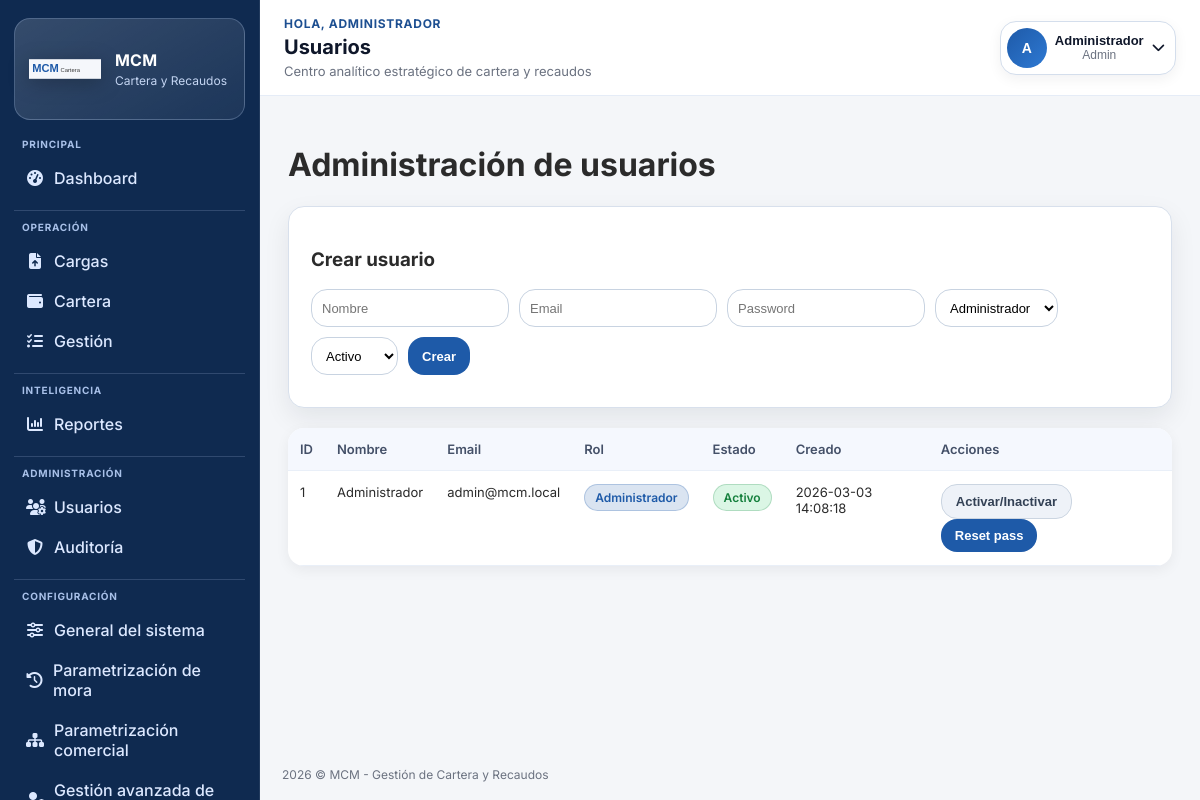
The app's page /admin/usuarios.php (signed in) with its own data.
### tables this page shows
CREATE TABLE IF NOT EXISTS usuarios (
    id INT AUTO_INCREMENT PRIMARY KEY,
    nombre VARCHAR(120) NOT NULL,
    email VARCHAR(120) NOT NULL UNIQUE,
    password_hash VARCHAR(255) NOT NULL,
    rol ENUM('admin', 'analista', 'visualizador') NOT NULL DEFAULT 'visualizador',
    estado ENUM('activo', 'inactivo') NOT NULL DEFAULT 'activo',
    created_at DATETIME NOT NULL DEFAULT CURRENT_TIMESTAMP,
    updated_at DATETIME NOT NULL DEFAULT CURRENT_TIMESTAMP ON UPDATE CURRENT_TIMESTAMP
);

### public/admin/usuarios.php (called while the page is built)
<?php
require_once __DIR__ . '/../modules/admin/usuarios.php';

### app/config/app.php (called while the page is built, shortened)
<?php
if (!function_exists('app_base_url')) {
    function app_base_url(): string
    {
        return APP_BASE_URL;
    }
}
if (!function_exists('app_url')) {
    function app_url(string $path = ''): string
    {
        $base = app_base_url();
        $cleanPath = ltrim($path, '/');
        return $base === '' ? '/' . $cleanPath : $base . '/' . $cleanPath;
    }
}
if (!function_exists('app_request_path')) {
    function app_request_path(): string
    {
        $uriPath = (string)(parse_url($_SERVER['REQUEST_URI'] ?? '', PHP_URL_PATH) ?? '/');
        $base = app_base_url();
        if ($base !== '' && str_starts_with($uriPath, $base)) {
            $uriPath = substr($uriPath, strlen($base));
        }
        $uriPath = '/' . ltrim($uriPath, '/');
        return $uriPath;
    }
}
if (!function_exists('app_route_is')) {
    function app_route_is(array $paths): bool
    {
        $current = app_request_path();
        foreach ($paths as $path) {
            $normalized = '/' . ltrim($path, '/');
            $prefix = rtrim($normalized, '/') . '/';
        }
        return false;
    }
}

### app/config/auth.php (called while the page is built, shortened)
<?php
function current_user(): ?array
{
    return $_SESSION['user'] ?? null;
}

### public/modules/admin/usuarios.php (the view, shortened to what this page needs)
<?php
require_once __DIR__ . '/../../../app/config/db.php';
require_once __DIR__ . '/../../../app/views/layout.php';
$users = $pdo->query('SELECT id, nombre, email, rol, estado, created_at FROM usuarios ORDER BY id DESC')->fetchAll();
ob_start(); ?>
<h1>Administración de usuarios</h1>
<div class="card"><h3>Crear usuario</h3>
<form method="post"><div class="row"><input name="nombre" placeholder="Nombre" required><input type="email" name="email" placeholder="Email" required><input name="password" type="password" placeholder="Password" required><select name="rol"><option value="admin">Administrador</option></select><select name="estado"><option value="activo">Activo</option></select><button class="btn">Crear</button></div></form>
</div>
<table class="table"><tr><th>ID</th><th>Nombre</th><th>Email</th><th>Rol</th><th>Estado</th><th>Creado</th><th>Acciones</th></tr><?php foreach($users as $u): ?><tr><td><?= (int)$u['id'] ?></td><td><?= htmlspecialchars($u['nombre']) ?></td><td><?= htmlspecialchars($u['email']) ?></td><td><?php if ($u['rol']==='admin') { echo ui_badge('Administrador', 'info'); } elseif ($u['rol']==='analista') { echo ui_badge('Analista', 'default'); } else { echo ui_badge('Visualizador', 'warning'); } ?></td><td><?= $u['estado']==='activo' ? ui_badge('Activo', 'success') : ui_badge('Inactivo', 'danger') ?></td><td><?= htmlspecialchars($u['created_at']) ?></td><td><form style="display:inline" method="post"><input type="hidden" name="action" value="toggle"><input type="hidden" name="id" value="<?= (int)$u['id'] ?>"><input type="hidden" name="estado" value="<?= $u['estado']==='activo'?'inactivo':'activo' ?>"><button class="btn btn-muted">Activar/Inactivar</button></form> <form style="display:inline" method="post"><input type="hidden" name="action" value="reset"><input type="hidden" name="id" value="<?= (int)$u['id'] ?>"><button class="btn">Reset pass</button></form></td></tr><?php endforeach; ?></table>
<?php
$content = ob_get_clean();
render_layout('Usuarios', $content);

### app/views/layout.php (shortened to what this page needs)
<?php
require_once __DIR__ . '/../config/auth.php';
require_once __DIR__ . '/../config/app.php';
function ui_badge(string $text, string $variant = 'default'): string
{
    $allowed = ['default', 'success', 'warning', 'danger', 'info'];
    return '<span class="badge badge-' . $variant . '">' . htmlspecialchars($text) . '</span>';
}
function render_layout(string $title, string $content): void
{
    $user = current_user();
    $role = $user['rol'] ?? 'visualizador';
    $menuBySection = [];
    foreach ($menu as $item) {
        $section = $item['section'] ?? 'General';
        $menuBySection[$section][] = $item;
    }
    ?>
    <!doctype html>
    <html lang="es">
    <head>
      <link rel="stylesheet" href="https://cdnjs.cloudflare.com/ajax/libs/font-awesome/6.5.2/css/all.min.css">
      <link rel="stylesheet" href="<?= htmlspecialchars(app_url('assets/css/app.css')) ?>">
    </head>
    <body>
      <aside class="app-sidebar" id="appSidebar">
        <div class="sidebar-brand">
          <img src="<?= htmlspecialchars(app_url('assets/img/logo-mcm.svg')) ?>" alt="MCM" class="sidebar-logo">
          <div>
            <div class="sidebar-brand-title">MCM</div>
            <div class="sidebar-brand-subtitle">Cartera y Recaudos</div>
          </div>
        </div>
        <nav class="sidebar-nav">
          <?php foreach ($menuBySection as $sectionName => $items): ?>
            <div class="sidebar-section">
              <p class="sidebar-section-label"><?= htmlspecialchars($sectionName) ?></p>
              <?php foreach ($items as $item): ?>
                <?php $active = app_route_is($item['match']); ?>
                <a class="sidebar-link <?= $active ? 'active' : '' ?>" href="<?= htmlspecialchars(app_url($item['url'])) ?>">
                  <i class="<?= htmlspecialchars($item['icon']) ?>"></i>
                  <span><?= htmlspecialchars($item['label']) ?></span>
                </a>
              <?php endforeach; ?>
            </div>
          <?php endforeach; ?>
        </nav>
      </aside>
      <div class="app-main">
        <header class="app-topbar">
          <div class="topbar-title-wrap">
            <p class="topbar-greeting">Hola, <?= htmlspecialchars((string)($user['nombre'] ?? 'equipo')) ?></p>
            <h1 class="topbar-title"><?= htmlspecialchars($title) ?></h1>
            <p class="topbar-subtitle">Centro analítico estratégico de cartera y recaudos</p>
          </div>
          <div class="topbar-user" id="topbarUserMenu">
            <button class="user-menu-trigger" id="userMenuToggle" type="button" aria-label="Abrir menú de usuario" aria-expanded="false">
              <div class="avatar">
                <?= strtoupper(substr((string)($user['nombre'] ?? 'U'), 0, 1)) ?>
              </div>
              <div class="user-meta">
                <strong><?= htmlspecialchars((string)($user['nombre'] ?? 'Usuario')) ?></strong>
                <span><?= htmlspecialchars(ucfirst((string)$role)) ?></span>
              </div>
              <i class="fa-solid fa-chevron-down"></i>
            </button>
          </div>
        </header>
        <main class="app-content">
          <?= $content ?>
        </main>
        <footer class="app-footer">
          <span><?= date('Y') ?> &copy; MCM - Gestión de Cartera y Recaudos</span>
        </footer>
      </div>
    </body>
    </html>
    <?php
}

### records on screen
usuarios: nombre "ADMINISTRADOR", nombre "A", nombre "Administrador", rol "Admin", id "1", email "admin@mcm.local", text "Administrador Activo", created_at "2026-03-03 14:08:18"

### other values on screen
$sectionName "PRINCIPAL"
$item['label'] "Dashboard"
$sectionName "OPERACIÓN"
$item['label'] "Cargas"
$item['label'] "Cartera"
$item['label'] "Gestión"
$sectionName "INTELIGENCIA"
$item['label'] "Reportes"
$sectionName "ADMINISTRACIÓN"
$item['label'] "Usuarios"
$item['label'] "Auditoría"
$sectionName "CONFIGURACIÓN"
$item['label'] "General del sistema"
$item['label'] "Parametrización de mora"
$item['label'] "Parametrización comercial"
